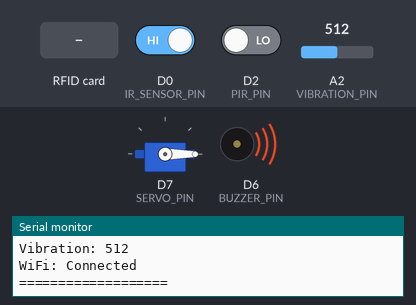
Bench run of a sketch on a simulated Arduino MKR. Shown: servo, buzzer (waves = sounding, pin HIGH), the last lines printed to the serial monitor. Wiring (inferred from the names in the program): IR receiver: data D0. The inputs (shaded band) are chosen by the test bench; at power-on: D0 (IR_SENSOR_PIN) HIGH, D2 (PIR_PIN) LOW, A2 (VIBRATION_PIN) = 512. WiFi joins after 1.5 s; servers stay silent unless stated; network time is answered at once with the bench clock; uploads are accepted with an empty reply; the local clock reads 2024-03-15 10:24:30 at power-on unless the sketch sets it.

Above: at 6.3 s.
6.4 s: RFID card 13 B7 75 0F held to the reader
At 7.5 s:
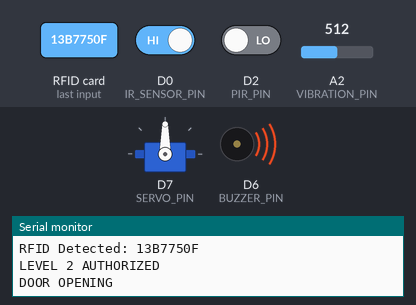
12.9 s: RFID card 23 34 00 F8 held to the reader
At 13.16 s:
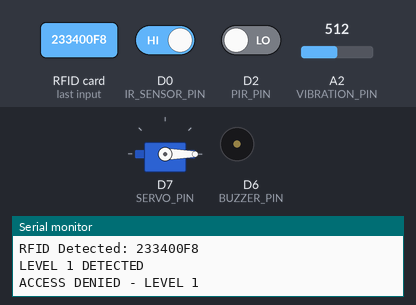
18.3 s: RFID card AB CD 12 34 held to the reader
At 18.38 s:
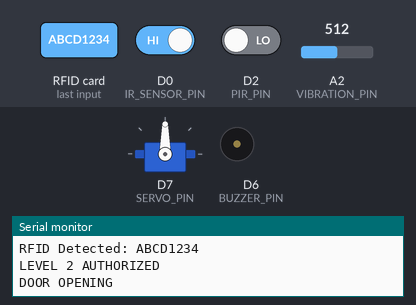
Timing chart, 0 to 24.8 s (numbered marks = the images above; inputs shaded):
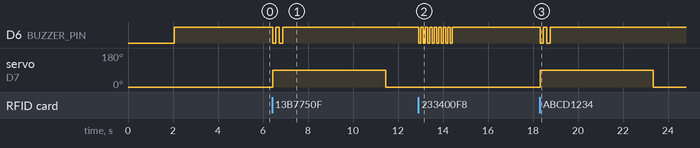

The sketch:

CONTROLROOM12.ino
```cpp
#include <SPI.h>
#include <MFRC522.h>
#include <WiFiNINA.h>
#include <Servo.h>
#include <NTPClient.h>
#include <WiFiUdp.h>

#define SS_PIN 11
#define RST_PIN 4
#define SERVO_PIN 7
#define IR_SENSOR_PIN 0
#define PIR_PIN 2
#define VIBRATION_PIN A2
#define BUZZER_PIN 6

MFRC522 rfid(SS_PIN, RST_PIN);
Servo doorServo;

char ssid[] = "Fairy";
char pass[] = "1608z246<3";

const char* influxHost = "10.197.56.165";
const int influxPort = 8086;
String org = "MDX";
String bucket = "Prison_Data";
String measurementName = "control_room";
String token = "qjY1cFVn4YcnpI3nmYZT454K9HHjDFaEKJ3ftgQqbg3sCkZcHKv8dD7ZHGhiOxm4cmYQ4viEEbNqQ_l8yiv5OA==";

WiFiUDP ntpUDP;
NTPClient timeClient(ntpUDP, "pool.ntp.org", 0, 60000);

// =================== SEPARATE TIMING FOR DIFFERENT TASKS ===================
const unsigned long INFLUX_INTERVAL_MS = 5000UL;    // Send to InfluxDB every 5 seconds
unsigned long lastInfluxUpdate = 0;

const unsigned long SENSOR_CHECK_MS = 300UL;        // Check sensors every 300ms
unsigned long lastSensorCheck = 0;

volatile bool irTriggered = false;
volatile unsigned long lastIRTime = 0;
const unsigned long irDebounce = 500;

int peopleCount = 0;
bool doorOpen = false;
unsigned long doorOpenTime = 0;
bool countingActive = false;
String lastGuardName = "Nobody";

String currentDoorMessage = "CLOSED";
unsigned long deniedMessageUntil = 0;
const unsigned long DENIED_DISPLAY_TIME = 5000;

int vibThreshold = 300;
bool fenceAlertActive = false;
unsigned long lastFenceTrigger = 0;
const unsigned long fenceCooldown = 10000;

WiFiClient client; // kept as-is but not reused for network calls to avoid socket corruption

// =================== AUTHORIZED CARDS ===================
String validUID_Level2[] = {"13B7750F", "ABCD1234"};  // Senior guards → can open
String validUID_Level1[] = {"233400F8", "93F84E2A"};  // Normal guards → denied

void ensureWiFi() {
  // If already connected, nothing to do
  if (WiFi.status() == WL_CONNECTED) return;

  Serial.println("WiFi disconnected, reconnecting...");

  // Hard-reset WiFi module state to avoid stuck state
  WiFi.disconnect();
  delay(250);

  WiFi.begin(ssid, pass);

  // Quick timeout to avoid blocking RFID too long
  unsigned long start = millis();
  while (WiFi.status() != WL_CONNECTED && millis() - start < 8000) {
    delay(200);
    Serial.print(".");
  }

  if (WiFi.status() == WL_CONNECTED) {
    Serial.println("\nWiFi reconnected!");
  } else {
    Serial.println("\nWiFi connection failed - will retry in background");
  }
}

String readClientResponse(WiFiClient &c) {
  String resp = "";
  unsigned long start = millis();
  while (c.connected() || c.available()) {
    while (c.available()) resp += (char)c.read();
    if (millis() - start > 1000) break;  // Reduced from 2000ms to keep non-blocking
  }
  return resp;
}

// First, modify your Arduino code to test basic connectivity
// Add this test function and call it in setup:
void testInfluxWrite() {
  Serial.println("\n=== TEST INFLUX WRITE ===");

  String testData = measurementName + ",device=prison_mkr1010 test_value=123i";

  if (sendLineProtocol(testData)) {
    Serial.println("Test write succeeded!");
  } else {
    Serial.println("Test write failed!");
  }

  // Also test with curl-like command
  Serial.println("\nCurl command to test:");
  Serial.print("curl --request POST \"http://");
  Serial.print(influxHost);
  Serial.print(":8086/api/v2/write?org=");
  Serial.print(org);
  Serial.print("&bucket=");
  Serial.print(bucket);
  Serial.print("&precision=s\" \\\n");
  Serial.print("  --header \"Authorization: Token ");
  Serial.print(token);
  Serial.print("\" \\\n");
  Serial.print("  --header \"Content-Type: text/plain\" \\\n");
  Serial.print("  --data \"");
  Serial.print(testData);
  Serial.println(" $(date +%s)\"");
}

void testInfluxDBConnection() {
  Serial.println("\n=== Testing InfluxDB Connection ===");

  // Test 1: Check if we can reach the IP
  Serial.print("Pinging ");
  Serial.print(influxHost);
  Serial.print(":");
  Serial.print(influxPort);
  Serial.println("...");

  WiFiClient c; // local client for test
  if (c.connect(influxHost, influxPort)) {
    Serial.println("SUCCESS: Connected to port 8086");

    // Send a simple HTTP request
    c.println("GET / HTTP/1.1");
    c.println("Host: " + String(influxHost));
    c.println("Connection: close");
    c.println();

    unsigned long start = millis();
    while (!c.available() && millis() - start < 1000) delay(10);

    // Read response
    String response = "";
    while (c.available()) {
      response += (char)c.read();
    }

    Serial.println("Response:");
    if (response.length() > 0) Serial.println(response.substring(0, min(200, response.length()))); // First 200 chars
    else Serial.println("(no response body)");

    c.stop();

    if (response.indexOf("InfluxDB") != -1 || response.indexOf("Grafana") != -1 || response.indexOf("HTTP/1.1") != -1) {
      Serial.println("✓ InfluxDB (or HTTP) is responding!");
    } else {
      Serial.println("✗ Got response but not recognizable as InfluxDB HTTP banner");
    }
  } else {
    Serial.println("FAILED: Cannot connect to InfluxDB");
    Serial.println("Possible reasons:");
    Serial.println("1. InfluxDB not running");
    Serial.println("2. Wrong IP address");
    Serial.println("3. Firewall blocking port 8086");
    Serial.println("4. Server not on same network");
  }
}

bool sendLineProtocol(String lineProtocol) {
  Serial.println("\n[InfluxDB] Attempting to send data...");

  // Check WiFi
  if (WiFi.status() != WL_CONNECTED) {
    Serial.println("[InfluxDB] ERROR: No WiFi connection");
    return false;
  }

  // Use a fresh local client for each request to avoid socket corruption
  WiFiClient c;

  Serial.print("[InfluxDB] Connecting to ");
  Serial.print(influxHost);
  Serial.print(":");
  Serial.println(influxPort);

  if (!c.connect(influxHost, influxPort)) {
    Serial.println("[InfluxDB] ERROR: Connection failed");
    return false;
  }

  Serial.println("[InfluxDB] Connected!");

  // Get timestamp
  timeClient.update();
  unsigned long unixTime = timeClient.getEpochTime();
  String data = lineProtocol + " " + String(unixTime);

  Serial.println("[InfluxDB] Sending: " + data);

  // Build and send HTTP request in small prints (avoid one huge String where possible)
  String url = "/api/v2/write?org=" + org + "&bucket=" + bucket + "&precision=s";
  c.print(String("POST ") + url + " HTTP/1.1\r\n");
  c.print(String("Host: ") + String(influxHost) + ":" + String(influxPort) + "\r\n");
  c.print(String("Authorization: Token ") + token + "\r\n");
  c.print("Content-Type: text/plain; charset=utf-8\r\n");
  c.print("Content-Length: " + String(data.length()) + "\r\n");
  c.print("Connection: close\r\n\r\n");
  c.print(data);

  Serial.println("[InfluxDB] Request sent, waiting for response...");

  // Wait for response with timeout
  unsigned long timeout = millis() + 3000;
  while (!c.available() && millis() < timeout) {
    delay(10);
  }

  // Read response
  String response = "";
  if (c.available()) {
    response = c.readString();
    Serial.print("[InfluxDB] Raw response: ");
    Serial.println(response);
  } else {
    Serial.println("[InfluxDB] No response (timeout)");
  }

  c.stop();

  // Check for success - 204 No Content is success
  bool success = false;
  if (response.length() > 0) {
    // Look for HTTP status in first line
    int firstLineEnd = response.indexOf('\r');
    String firstLine = (firstLineEnd != -1) ? response.substring(0, firstLineEnd) : response;
    Serial.print("[InfluxDB] First line: ");
    Serial.println(firstLine);

    if (firstLine.indexOf("204") != -1) success = true;

    // Also check headers for Influx server
    if (response.indexOf("X-Influxdb-Version") != -1) {
      Serial.println("[InfluxDB] Confirmed InfluxDB response");
    }
  }

  if (success) {
    Serial.println("[InfluxDB] ✓ SUCCESS: Data written!");
    return true;
  } else {
    Serial.println("[InfluxDB] ✗ FAILED to write data");
    return false;
  }
}

void irISR() {
  unsigned long now = millis();
  if (now - lastIRTime > irDebounce) {
    lastIRTime = now;
    irTriggered = true;
  }
}

void buzzerLevel2Granted() {
  for (int i = 0; i < 2; i++) {
    digitalWrite(BUZZER_PIN, LOW); delay(150);
    digitalWrite(BUZZER_PIN, HIGH); delay(150);
  }
  digitalWrite(BUZZER_PIN, HIGH);
}

void buzzerLevel1Denied() {
  for (int i = 0; i < 8; i++) {
    digitalWrite(BUZZER_PIN, LOW); delay(100);
    digitalWrite(BUZZER_PIN, HIGH); delay(100);
  }
  digitalWrite(BUZZER_PIN, HIGH);
}

void buzzerUnknownCard() {
  digitalWrite(BUZZER_PIN, LOW); delay(3000); digitalWrite(BUZZER_PIN, HIGH);
}

void openDoor() {
  if (doorOpen) return;
  Serial.println("DOOR OPENING");
  doorServo.write(90);
  doorOpen = true;
  doorOpenTime = millis();
  peopleCount = 0;
  countingActive = true;
}

void manageDoor() {
  if (doorOpen && (millis() - doorOpenTime >= 5000)) {
    Serial.println("DOOR CLOSING");
    doorServo.write(0);
    doorOpen = false;
    countingActive = false;
    currentDoorMessage = "CLOSED";
    peopleCount = 0;
  }
}

// =================== FIXED RFID FUNCTION ===================
void checkRFID() {
  if (!rfid.PICC_IsNewCardPresent() || !rfid.PICC_ReadCardSerial()) return;

  // Build UID
  String uid = "";
  for (byte i = 0; i < rfid.uid.size; i++) {
    uid += (rfid.uid.uidByte[i] < 0x10 ? "0" : "");
    uid += String(rfid.uid.uidByte[i], HEX);
  }
  uid.toUpperCase();

  Serial.println("RFID Detected: " + uid);

  String name = "Unknown";
  int level = 0;

  // Level 2 first (higher privilege)
  for (String id : validUID_Level2) {
    if (uid.indexOf(id) != -1) {
      level = 2;
      name = "Senior:" + uid;
      lastGuardName = name;
      Serial.println("LEVEL 2 AUTHORIZED");
      break;
    }
  }

  // Then Level 1
  if (level == 0) {
    for (String id : validUID_Level1) {
      if (uid.indexOf(id) != -1) {
        level = 1;
        name = "Guard:" + uid;
        lastGuardName = name;
        Serial.println("LEVEL 1 DETECTED");
        break;
      }
    }
  }

  // Access decision
  if (level == 2) {
    currentDoorMessage = "OPENED by " + name;
    deniedMessageUntil = 0;
    openDoor();
    buzzerLevel2Granted();
  }
  else if (level == 1) {
    Serial.println("ACCESS DENIED - LEVEL 1");
    currentDoorMessage = "LEVEL 1 DENIED";
    deniedMessageUntil = millis() + DENIED_DISPLAY_TIME;
    buzzerLevel1Denied();
  }
  else {
    Serial.println("ACCESS DENIED - UNKNOWN CARD");
    currentDoorMessage = "ACCESS DENIED";
    deniedMessageUntil = millis() + DENIED_DISPLAY_TIME;
    buzzerUnknownCard();
  }

  rfid.PICC_HaltA();
  rfid.PCD_StopCrypto1();
  delay(1000);
}

void handleIRCounting() {
  if (irTriggered && countingActive && doorOpen) {
    irTriggered = false;
    peopleCount++;
    Serial.println("Person counted: " + String(peopleCount));
  }
}

void checkFenceSensors() {
  int pirVal = digitalRead(PIR_PIN);
  int vibVal = analogRead(VIBRATION_PIN);

  if (pirVal == HIGH && vibVal > vibThreshold) {
    if (!fenceAlertActive && (millis() - lastFenceTrigger > fenceCooldown)) {
      fenceAlertActive = true;
      lastFenceTrigger = millis();
      Serial.println("FENCE ALERT!");
    }
  } else if (fenceAlertActive && (millis() - lastFenceTrigger > 5000)) {
    fenceAlertActive = false;
    Serial.println("Fence alert cleared");
  }
}

void verifyInfluxData() {
  static unsigned long lastCheck = 0;
  if (millis() - lastCheck < 30000) return; // Check every 30 seconds
  lastCheck = millis();

  Serial.println("\n[Verify] Checking if data exists in InfluxDB...");

  if (WiFi.status() != WL_CONNECTED) return;

  WiFiClient c; // local client
  if (c.connect(influxHost, influxPort)) {
    // Query for recent data
    String query = "from(bucket:\"" + bucket + "\") |> range(start: -5m) |> filter(fn: (r) => r._measurement == \"" + measurementName + "\") |> last()";

    String request = "POST /api/v2/query?org=" + org + " HTTP/1.1\r\n";
    request += "Host: " + String(influxHost) + ":" + String(influxPort) + "\r\n";
    request += "Authorization: Token " + token + "\r\n";
    request += "Content-Type: application/json\r\n";
    request += "Content-Length: " + String(query.length() + 20) + "\r\n";
    request += "Connection: close\r\n\r\n";
    request += "{\"query\":\"" + query + "\"}";

    c.print(request);

    unsigned long start = millis();
    while (!c.available() && millis() - start < 1500) delay(10);

    String response = "";
    while (c.available()) {
      response += (char)c.read();
    }

    c.stop();

    if (response.length() > 0) {
      if (response.indexOf("prison_mkr1010") != -1) {
        Serial.println("[Verify] ✓ Data found in InfluxDB!");
        // Extract and print some data
        int dataStart = response.indexOf("\"values\":");
        if (dataStart != -1) {
          int dataEnd = response.indexOf("]", dataStart);
          if (dataEnd != -1 && dataEnd - dataStart < 500) {
            String data = response.substring(dataStart, dataEnd + 1);
            Serial.println("[Verify] Latest data: " + data);
          }
        }
      } else if (response.indexOf("error") != -1) {
        Serial.println("[Verify] Query error: " + response);
      } else {
        Serial.println("[Verify] No data yet (might be first run)");
      }
    } else {
      Serial.println("[Verify] No response to query");
    }
  } else {
    Serial.println("[Verify] ERROR: cannot connect to InfluxDB for verify");
  }
}

void sendToInfluxDB() {
  if (deniedMessageUntil != 0 && millis() >= deniedMessageUntil) {
    if (!doorOpen) currentDoorMessage = "CLOSED";
    deniedMessageUntil = 0;
  }

  int doorState = 0;
  if (currentDoorMessage.indexOf("OPENED") != -1) doorState = 1;
  else if (currentDoorMessage.indexOf("DENIED") != -1) doorState = -1;

  int pirVal = digitalRead(PIR_PIN);
  int vibVal = analogRead(VIBRATION_PIN);

  String lp = measurementName + ",device=prison_mkr1010 "
              "people_count=" + String(peopleCount) + "i,"
              "door_state=" + String(doorState) + "i,"
              "door_open=" + String(doorOpen ? 1 : 0) + "i,"
              "fence_alert=" + String(fenceAlertActive ? 1 : 0) + "i,"
              "pir_value=" + String(pirVal) + "i,"
              "vib_value=" + String(vibVal) + "i,"
              "vib_threshold=" + String(vibThreshold) + "i";

  sendLineProtocol(lp);
}

void setup() {
  Serial.begin(9600);
  delay(2000);
  Serial.println("\n=== PRISON RFID SYSTEM STARTING ===");

  SPI.begin();
  rfid.PCD_Init();
  Serial.println("RFID initialized");

  doorServo.attach(SERVO_PIN);
  doorServo.write(0);
  Serial.println("Door servo initialized");

  pinMode(IR_SENSOR_PIN, INPUT_PULLUP);
  attachInterrupt(digitalPinToInterrupt(IR_SENSOR_PIN), irISR, FALLING);
  Serial.println("IR sensor initialized");

  pinMode(BUZZER_PIN, OUTPUT);
  digitalWrite(BUZZER_PIN, HIGH);

  pinMode(PIR_PIN, INPUT);
  pinMode(VIBRATION_PIN, INPUT);

  Serial.println("Connecting to WiFi...");
  WiFi.begin(ssid, pass);
  unsigned long start = millis();
  while (WiFi.status() != WL_CONNECTED && millis() - start < 15000) {
    delay(500);
    Serial.print(".");
  }

  if (WiFi.status() == WL_CONNECTED) {
    Serial.println("\nWiFi connected!");
  } else {
    Serial.println("\nWiFi connection failed - will retry in background");
  }
  testInfluxDBConnection();

  timeClient.begin();
  timeClient.update();

  // Initial InfluxDB write
  sendLineProtocol(measurementName + ",device=prison_mkr1010 people_count=0i,door_open=0i,fence_alert=0i,pir_value=0i,vib_value=0i,vib_threshold=" + String(vibThreshold) + "i");

  lastInfluxUpdate = millis();
  lastSensorCheck = millis();

  Serial.println("=== SYSTEM READY ===\n");
}
void logToSerial() {
  static unsigned long lastLog = 0;
  if (millis() - lastLog > 5000) {
    lastLog = millis();

    Serial.println("\n=== SENSOR DATA ===");
    Serial.println("Timestamp: " + String(millis() / 1000) + "s");
    Serial.println("People Count: " + String(peopleCount));
    Serial.println("Door: " + String(doorOpen ? "OPEN" : "CLOSED"));
    Serial.println("Fence Alert: " + String(fenceAlertActive ? "ACTIVE" : "OK"));
    Serial.println("PIR: " + String(digitalRead(PIR_PIN)));
    Serial.println("Vibration: " + String(analogRead(VIBRATION_PIN)));
    Serial.println("WiFi: " + String(WiFi.status() == WL_CONNECTED ? "Connected" : "Disconnected"));
    Serial.println("===================\n");
  }
}
void loop() {
  // CRITICAL: Check RFID EVERY loop iteration - NO DELAYS!
  checkRFID();

  // Always manage door
  manageDoor();


  // Check sensors frequently (every 300ms)
  if (millis() - lastSensorCheck >= SENSOR_CHECK_MS) {
    lastSensorCheck = millis();
    handleIRCounting();
    checkFenceSensors();
  }
  // Send to Influx every 5 seconds
  if (millis() - lastInfluxUpdate >= INFLUX_INTERVAL_MS) {
    lastInfluxUpdate = millis();
    sendToInfluxDB();
  }


  logToSerial();
  verifyInfluxData();

  delay(10);

}
```

Measured:
- after the input at 6.4 s, D6 (BUZZER_PIN): alternates HIGH for 0.15 s and LOW for 0.15 s, 4 changes in all, then stays HIGH, starting at once; servo on D7 (SERVO_PIN): 0° → 90° at once, → 0° 5.0 s later
- after the input at 12.9 s, D6 (BUZZER_PIN): alternates HIGH for 0.10 s and LOW for 0.10 s, 16 changes in all, then stays HIGH, starting at once
- after the input at 18.3 s, D6 (BUZZER_PIN): alternates HIGH for 0.15 s and LOW for 0.15 s, 4 changes in all, then stays HIGH, starting at once; servo on D7 (SERVO_PIN): 0° → 90° at once, → 0° 5.0 s later
